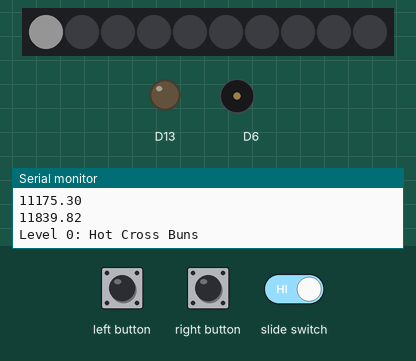
Bench run of a sketch on a simulated Adafruit Circuit Playground Express. Shown: 10 RGB LEDs in strip order, left to right, output pins drawn as LEDs (lit = HIGH), buzzer (waves = sounding), the last lines printed to the serial monitor. The inputs (shaded band) are chosen by the test bench. Dim RGB values are drawn brighter than linear; random numbers use the default seed unless the sketch sets one.

Above: at 1.2 s.
1.3 s: slide switch set LOW
At 1.51 s:
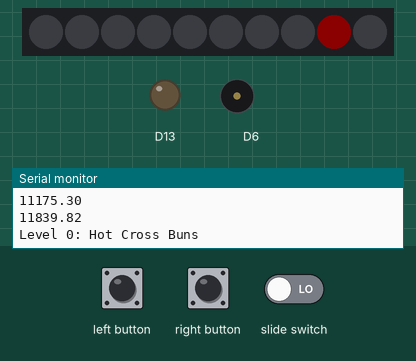
At 1.91 s:
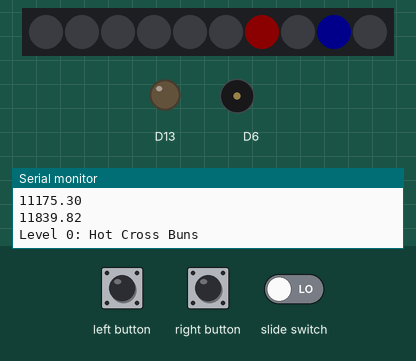
3.5 s: right button pressed for 0.15 s
4.2 s: slide switch set HIGH
5.7 s: slide switch set LOW
At 5.81 s:
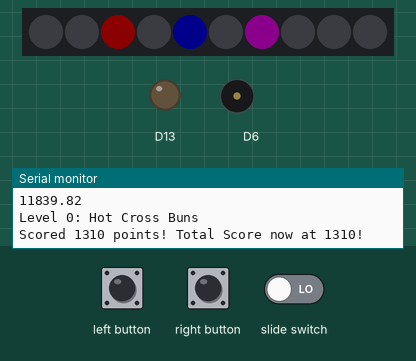
8.7 s: right button pressed for 1 s
12.6 s: slide switch set HIGH
At 13.52 s:
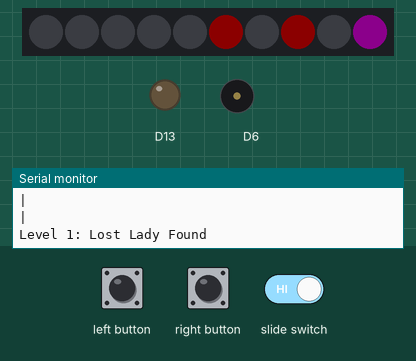
Timing chart, 0 to 28.2 s (numbered marks = the images above; inputs shaded):
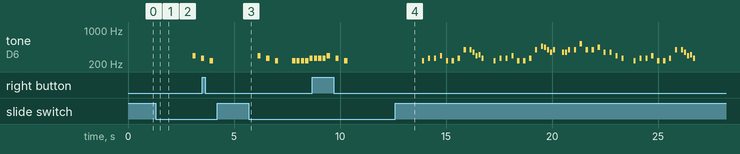

The sketch:

RhythmGame.ino
```cpp
#include <Adafruit_CircuitPlayground.h>
#include <AsyncDelay.h>
#include <string>

float midi[127];
int A_four = 440; // a is 440 hz...


volatile int GameSelect = 0;
const int numGames = 2; // input the total number of playable levels here, counting 0.
String NameSelect[numGames + 1] = {"Hot Cross Buns", "Lost Lady Found", "Test 1"}; // name the playable levels

volatile bool GameOn = false; // Are we in a game orin the menu?

volatile bool PauseOn = false; //Should the game be paused?

volatile bool ScoreRed; //Used for purple scoring
volatile bool ScoreBlue;

int x = 0;

int PlayArray[numGames + 1][110][2] = {
  //First level array is for which level we're in, second is for what note in that game we're on, and third specifies the light color or midi note
  // 0=nothing, 1=red, 2=blue, 3=purple, 4=end
  {
    {100, 0},  // First element in every level array is dedicated to information, [level][0][0] is the BPM for that level
    {0, 127},  // first element specifies color, 0 for nothing, and 127 for no note.
    {0, 127},
    {0, 127},
    {0, 127},
    {0, 127},
    {0, 127},
    {0, 127},
    {0, 127},
    {0, 127},
    {1, 62},
    {0, 127},
    {2, 60},
    {0, 127},
    {3, 58},
    {0, 127},
    {0, 127},
    {0, 127},
    {1, 62},
    {0, 127},
    {2, 60},
    {0, 127},
    {3, 58},
    {0, 127},
    {0, 127},
    {0, 127},
    {1, 58},
    {1, 58},
    {1, 58},
    {1, 58},
    {2, 60},
    {2, 60},
    {2, 60},
    {2, 60},
    {1, 62},
    {0, 127},
    {2, 60},
    {0, 127},
    {3, 58},
    {0, 127},
    {0, 127},
    {4, 127}
  },
  {
    {68, 0},
    {0, 127},
    {0, 127},
    {0, 127},
    {0, 127},
    {0, 127},
    {0, 127},
    {0, 127},
    {0, 127},
    {0, 127},
    {0, 58}, // start A section
    {0, 127},
    {1, 60},
    {0, 127},
    {1, 60},
    {0, 127},
    {3, 62},
    {0, 127},
    {2, 58},
    {0, 127},
    {2, 58},
    {0, 127},
    {3, 60},
    {0, 127}, // end A section
    {1, 67},
    {0, 127},
    {1, 67},
    {2, 65},
    {1, 62},
    {2, 63},
    {3, 60},
    {0, 127},
    {0, 127},
    {0, 127}, // end B section
    {0, 58}, // start A section
    {0, 127},
    {1, 60},
    {0, 127},
    {1, 60},
    {0, 127},
    {3, 62},
    {0, 127},
    {2, 58},
    {0, 127},
    {2, 58},
    {0, 127},
    {3, 60},
    {0, 127}, // end A section
    {1, 67},
    {0, 127},
    {2, 70},
    {1, 69},
    {2, 67},
    {1, 65},
    {3, 67},
    {0, 127},
    {0, 127}, // end C section
    {0, 65},
    {0, 65},
    {1, 67},
    {0, 127},
    {1, 67},
    {0, 127},
    {3, 72},
    {0, 127},
    {2, 67},
    {0, 127},
    {2, 67},
    {0, 127},
    {3, 69},
    {0, 127},
    {1, 65},
    {0, 127},
    {1, 65},
    {0, 127},
    {2, 62},
    {0, 127},
    {1, 60},
    {0, 127},
    {0, 127},
    {0, 127}, // end D section
    {0, 58}, // start A section
    {0, 127},
    {1, 60},
    {0, 127},
    {1, 60},
    {0, 127},
    {3, 62},
    {0, 127},
    {2, 58},
    {0, 127},
    {2, 58},
    {0, 127},
    {3, 60},
    {0, 127}, // end A section
    {1, 67},
    {0, 127},
    {1, 67},
    {2, 65},
    {1, 62},
    {2, 63},
    {3, 60},
    {0, 127},
    {0, 127},
    {0, 127}, // end B section
    {4, 127}
  },
  {
    {1, 0}, // empty level
    {0, 127},
    {0, 127},
    {0, 127},
    {0, 127},
    {0, 127},
    {0, 127},
    {0, 127},
    {0, 127},
    {0, 127},
    {0, 127},
    {4, 127}
  }
};
bool GameOnState = true; //used for the alternating nature of the loop
AsyncDelay BPM;

int ScoreTimer;

volatile bool ScoredNow = false;

AsyncDelay RedTimer;
AsyncDelay BlueTimer;

int PlayArrayIndex = 1; //specifies which element in the play array we're on

int Score;
int TotalScore = 0;

int RandRGB[3] = {0,0,0};

void setup() {
  Serial.begin(9600);
  CircuitPlayground.begin();

  pinMode(4, INPUT_PULLDOWN); // Set up the input buttons
  pinMode(5, INPUT_PULLDOWN);
  pinMode(7, INPUT_PULLUP);

  attachInterrupt(digitalPinToInterrupt(4), RightPress, RISING); // set up the intterupts
  attachInterrupt(digitalPinToInterrupt(5), LeftPress, RISING);
  attachInterrupt(digitalPinToInterrupt(7), SlideChange, CHANGE);

  generateMIDI(); // Custom function for calculating and storing the frequency value associated for each MIDI pitch number

  BPM.start(10, AsyncDelay::MILLIS); // make it so that BPM has exired by the time we start.
  GameSelectVisuals(); // Start the visuals up before the player touches anything
}

void RightPress(){
  if(!GameOn){ // When in the menu
    GameSelect += 1; // move to the next higher level, looping around at max

    if(GameSelect > numGames){
      GameSelect = 0;
    }
    GameSelectVisuals(); // Update visuals
  }
  else{
    ScoreRed = true;

    if((PlayArray[GameSelect][PlayArrayIndex][0] == 1)){ // If the current scoring element is red, score
      ScorePoints(1);
    }
    else if ((PlayArray[GameSelect][PlayArrayIndex][0] == 3) && (ScoreBlue == true)){ // If the current scoring element is purple and ScoreBlue was pressed in the last 20ms, score double
      ScorePoints(2);
    }

    RedTimer.start(20, AsyncDelay::MILLIS); // Set up the 20ms timer for purple scoring
  }
}
void LeftPress(){
  if(!GameOn){
    GameSelect -= 1; //move to the next lower level, looping around at min

    if(GameSelect < 0){
      GameSelect = numGames;
    }
    GameSelectVisuals(); // Update visuals
  }
  else{
    ScoreBlue = true;

    if((PlayArray[GameSelect][PlayArrayIndex][0] == 2)){ // If the current scoring element is blue, score
      ScorePoints(1);
    }
    else if ((PlayArray[GameSelect][PlayArrayIndex][0] == 3) && (ScoreRed == true)){ // If the current scoring element is purple and ScoreRed was pressed in the last 20ms, score double
      ScorePoints(2);
    }

    BlueTimer.start(20, AsyncDelay::MILLIS); // Set up the 20ms timer for purple scoring
  }
}
void SlideChange(){
  delay(5); // Time to process
  if(GameOn){ // If in a level, then set the pause state to whichever it wasn't previously.
    PauseOn = !PauseOn;
  }
  else{ // If in menu, start the game that was selected.
    GameOn = true;
  }
}


void loop() {
  // put your main code here, to run repeatedly:
  if(GameOn){ //Only do things here if we are in a level, nothign happens in menu
    if(PlayArray[GameSelect][PlayArrayIndex + 1][0] == 4){// If the next element is 4, end the level.
      EndOfLevel();
    }
    else if (BPM.isExpired() && !PauseOn){//Main Meat, where the level happens. This only occors if the timer has expired and the pause isn't off, stoppoing the game until these two conditions are met
      if(GameOnState){ // loop works in an on-off way, every time it passes through, it does the one that didn't happen last time. On the up beat, it moves the current element along, allows it to be scored, and starts the timer for scoring
        PlayArrayIndex += 1;
        ScoredNow = false;
        ScoreTimer = 0;
      }
      else{ // On the down beat it updates the visuals and sound
        GamePlayVisuals();
        CircuitPlayground.playTone(midi[PlayArray[GameSelect][PlayArrayIndex][1]], 1.5 * PlayArray[GameSelect][0][0], false);
      }
      BPM.start(PlayArray[GameSelect][0][0], AsyncDelay::MILLIS); // Set the timer for the next note, depends on [level][0][0]
      GameOnState = !GameOnState; // Move to the other statae for the next loop
    }

    ScoreTimer += 1; // Move the timer along, up one per 1 ms
    delay(1);

    if(RedTimer.isExpired()){ // IF the timer has exired, then stop the possibility for purple scoring.
      ScoreRed = false;
    }
    if(BlueTimer.isExpired()){
      ScoreBlue = false;
    }
  }
}


void GamePlayVisuals(){
  for(int i = 0; i < 10; i++){
    SetLightPlay(i, PlayArray[GameSelect][PlayArrayIndex + i][0], 150); //Set each pixel to their corosponding color based on what type they are and how far along in the playarray we are
  }
}
void SetLightPlay(int Pixel, int Type, int Brightness){
  if(Type == 0){
    CircuitPlayground.setPixelColor(Pixel, 0, 0, 0);
  }
  else if(Type == 1){
    CircuitPlayground.setPixelColor(Pixel, Brightness, 0, 0);
  }
  else if(Type == 2){
    CircuitPlayground.setPixelColor(Pixel, 0, 0, Brightness);
  }
  else if(Type == 3){
    CircuitPlayground.setPixelColor(Pixel, Brightness, 0, Brightness);
  }
  else{
    CircuitPlayground.setPixelColor(Pixel, 255, 255, 255);
  }
}

void ScorePoints(int Mult){ // Calculate who points are scored.
  if (ScoredNow == false){ // ONly happens if the element has not been scored before.

    // Do the math so that the function for how points are scored is an upwards facing triange, with the max being exactly the BPM timer, or half of the time between notes.
    Score = (ScoreTimer - PlayArray[GameSelect][0][0]); // Subtract by half the max, putting the lower half in the negitives.
    if(Score < 0){ Score = Score * -1; } // If score is greater than 0, reverse it, making the triange in the negitives with a peak at 0 and min at BPM
    Score += PlayArray[GameSelect][0][0]; // Add BPM, creating the math we want
    Score = Mult * map(Score, 0, PlayArray[GameSelect][0][0], 0, 1000); // Standardize scores.

    TotalScore += Score;
    //Serial.println(ScoreTimer); // this was here for debugging

    Serial.print("Scored "); // Print out the points scored and wat the new point total is.
    Serial.print(Score);
    Serial.print(" points! Total Score now at ");
    Serial.print(TotalScore);
    Serial.println("!");

    ScoredNow = true; // make sure this element can't be scored again
    SetLightPlay(0, PlayArray[GameSelect][PlayArrayIndex][0], 255); // make the newly scored point light up a bit, not that noticeable.
  }
  else{
    Serial.println("Double Tap!"); // If you try to score a scored point, tell the player that they can't do that
  }
}

void GameSelectVisuals(){
  CircuitPlayground.clearPixels(); // blank slate

  for (int i = 0; i <= GameSelect; i++){
    CircuitPlayground.setPixelColor(i, 255, 255, 255); // set set the pixels on to show what you're on.
  }

  Serial.print("Level "); // print the name
  Serial.print(GameSelect);
  Serial.print(": ");
  Serial.println(NameSelect[GameSelect]);
}

void EndOfLevel(){
  Serial.println("|"); // print total points
  Serial.println("|");
  Serial.println("|");
  Serial.println("|");
  Serial.print("You scored ");
  Serial.print(TotalScore);
  Serial.println(" points in total!");
  Serial.println("|");
  Serial.println("|");
  Serial.println("|");
  Serial.println("|");

  for (int i = 0; i < 4; i++){ // play celebration, four flashes of random colors on each pixel
    for (int k = 0; k < 10; k++){
      for(int h = 0; h < 3; h++){
        RandRGB[h] = random(255);
      }
      CircuitPlayground.setPixelColor(k, RandRGB[0], RandRGB[1], RandRGB[2]);
    }
    delay(200);
    CircuitPlayground.clearPixels();
    delay(200);
  }

  //Reset
  PlayArrayIndex = 1;
  GameOn = false;
  TotalScore = 0;
  //Visuals
  GameSelect += 1;

  if(GameSelect > numGames){
    GameSelect = 0;
  }
  GameSelectVisuals();
}

void generateMIDI(){
  for (int x = 0; x < 127; ++x)
  {
    midi[x] = (A_four / 32.0) * pow(2.0, ((x - 9.0) / 12.0));
    Serial.println(midi[x]);
  }
}
```

Measured:
- after the input at 1.3 s, tone on D6: silent → 293 Hz after 1.7 s, → silent 0.15 s later, → 261 Hz 0.26 s later; the LEDs: change after 0.11 s (image 1)
- after the input at 4.2 s, every drawn part: stays the same
- after the input at 5.7 s, tone on D6: plays 293 Hz for 0.15 s, 261 Hz for 0.15 s, 233 Hz for 0.15 s, 233 Hz for 0.15 s, 233 Hz for 0.15 s, 233 Hz for 0.15 s … (8 notes in this stretch), starting after 0.42 s; the LEDs: change at once (image 3)
- after the input at 12.6 s, tone on D6: plays 233 Hz for 0.10 s, 261 Hz for 0.10 s, 261 Hz for 0.10 s, 293 Hz for 0.10 s, 233 Hz for 0.10 s, 233 Hz for 0.10 s … (51 notes in this stretch), starting after 1.3 s; the LEDs: first change at once (image 4 shows a later state)
